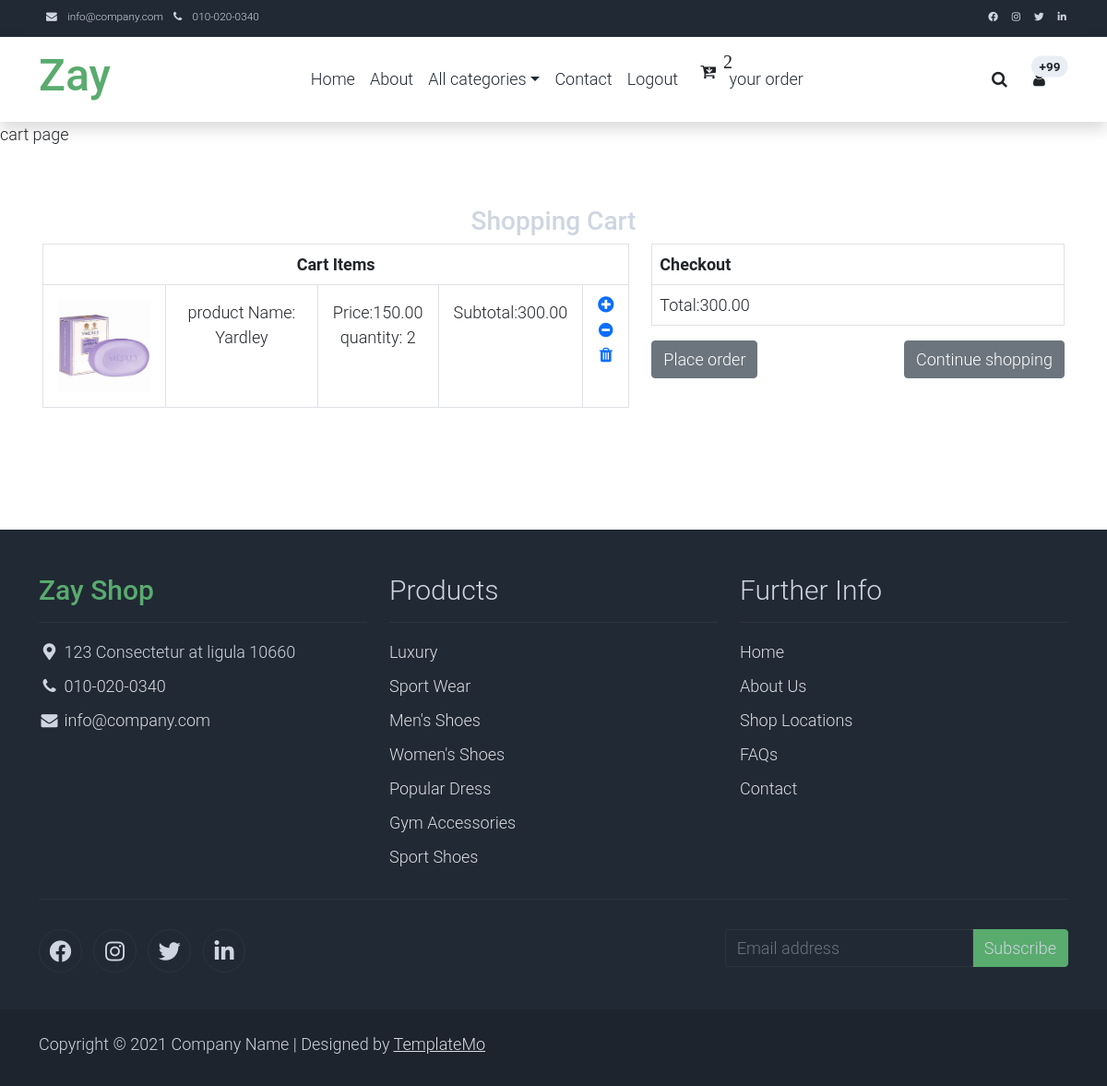
Screenshot of /cart/cartview (signed in) with the database file from the repository.
### cart/models.py (models this page shows)
class Cart(models.Model):
    user=models.ForeignKey(User,on_delete=models.CASCADE)
    product=models.ForeignKey(product,on_delete=models.CASCADE)
    quantity=models.IntegerField(default=1)
    date_added=models.DateTimeField(auto_now_add=True)
    def subtotal(self):
       return self.quantity*self.product.price

### shop/models.py (models this page shows, shortened)
class product(models.Model):
    name=models.CharField(max_length=20)
    desc=models.TextField()
    image=models.ImageField(upload_to="products")
    price=models.DecimalField(max_digits=10,decimal_places=2)
    stock=models.IntegerField()
    available=models.BooleanField(default=True)
    created=models.DateTimeField(auto_now_add=True) #one time
    updated=models.DateTimeField(auto_now=True) #change every time we update record
    category=models.ForeignKey(category,on_delete=models.CASCADE)

### cart/views.py (the view)
# urls.py: path('cartview',views.cartview,name='cartview'),
def cartview(request):         # to check out
    u=request.user
    try:
        c=Cart.objects.filter(user=u)
        total=0
        for i in c:
            total+=i.quantity*i.product.price
    except:
        pass
    context={'cart':c,'total':total}
    return render(request,'cart.html',context)

### cart/context_processors.py (called while the page is built)
def count_items(request):
    u=request.user
    count=0
    if request.user.is_authenticated:
        try:
            c=Cart.objects.filter(user=u)
            for i in c:
                count+=i.quantity
        except:
            count=0
    return {'c':count}

### shop/context_processors.py (called while the page is built)
def menu_links(request):
    c=category.objects.all()
    return {'links':c}

### templates/cart.html (shortened to what this page needs)
<!DOCTYPE html>
{% extends 'base.html' %}
{% load static %}
{% block content %}
 cart page
<div class="container mt-5 p-3" style="margin-bottom: 100px;">
    <div class="row">
        <h3 class="text-center text-light">Shopping Cart </h3>
        <div class="col-7">
            <table class="table table-bordered text-center">
                <tr><th colspan="6">Cart Items</th></tr>
                {% for i in cart %}
                    <tr>
                        <td class="p-3"><img src="{{i.product.image.url}}" height= '100px' width="100px" alt=""></td>
                        <td class="p-3">product Name: {{i.product.name}}</td>
                        <td class="p-3">Price:{{i.product.price}}  <br> quantity: {{i.quantity}}</td>
                        <td class="p-3">Subtotal:{{i.subtotal}} </td>
                        {% if i.product.stock > 0 %}
                        <td width="50px"><a href="{% url 'cart:addtocart' i.product.id %}"><i class="fa fa-plus-circle text-blue fs-5" aria-hidden="true"></i></a>
                            <a href="{% url 'cart:cartremove' i.product.id %}"><i class="fa fa-minus-circle" aria-hidden="true"></i></a>
                            <a href="{% url 'cart:cartdelete' i.product.id %}"><i class="fa fa-trash" aria-hidden="true"></i></a>
                        </td>
                        {% else %}
                        <a href="{% url 'cart:cartremove' i.product.id %}"><i class="fa fa-minus-circle" aria-hidden="true"></i></a>
                        <a href="{% url 'cart:cartdelete' i.product.id %}"><i class='fa-solid fa-trash'></i></a>
                        {% endif %}
                    </tr>
                {% endfor %}
            </table>
        </div>
        <div class="col-5">
            <table class="table table-bordered">
                <tr><th colspan="4">Checkout</th></tr>
                <tr><td>Total:{{total}}</td></tr>
            </table>
                <div class="d-flex justify-content-between">
                    <a href="{% url 'cart:placeorder' %}" class="btn btn-secondary">Place order</a>
                    <a href="" class="btn btn-secondary">Continue shopping</a>
                </div>
        </div>
    </div>
</div>
{% endblock %}

### static/assets/css/templatemo.css (style rules this page uses)
body, ul, li, p, a, label, input, div { font-family: 'Roboto', sans-serif; font-size: 18px !important; font-weight: 300 !important; }
.text-light { color: #cfd6e1 !important; }

### rows the page displays
Cart: product.image (picture), product.name "Yardley", product.price "150.00", quantity "2", subtotal "300.00"

### other values shown
{{ c }} "2"
{{ total }} "300.00"
